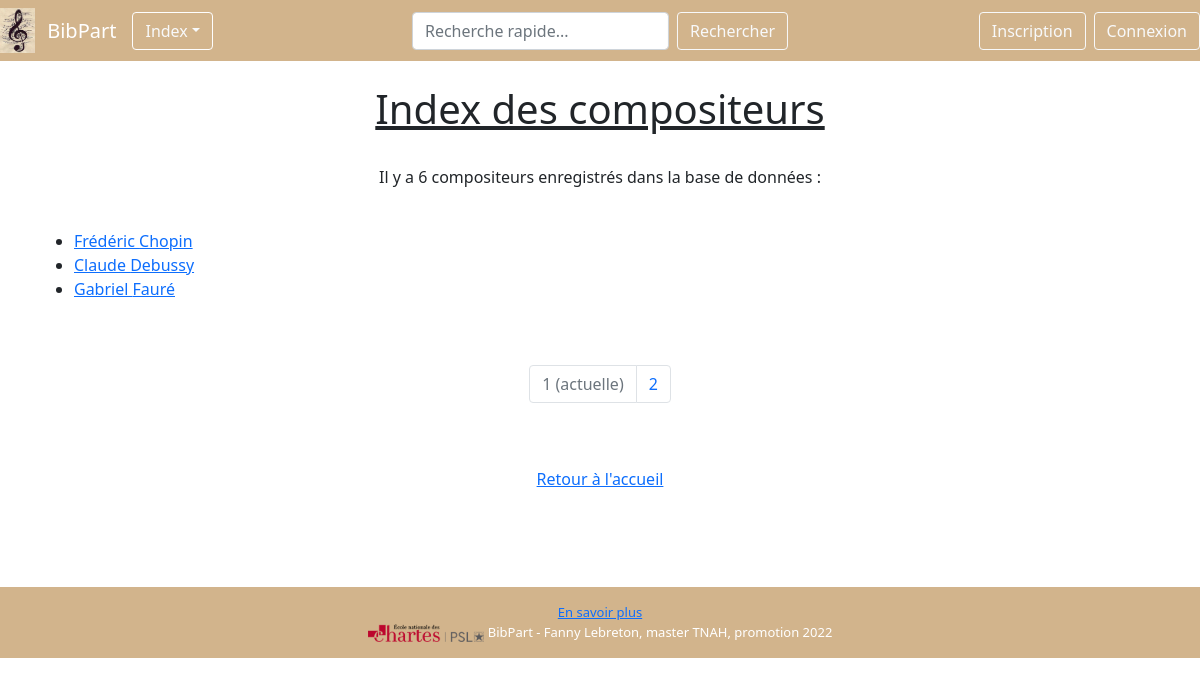
Page /index_compositeurs on the committed database.
### BibPart/modeles/donnees.py (models this page shows, shortened)
class Compositeur(db.Model):
    __tablename__ = "compositeur"
    id_compositeur = db.Column(db.Integer, unique=True, nullable=False, primary_key=True, autoincrement=True)
    nom_compositeur = db.Column(db.Text, nullable=False)
    prenom_compositeur = db.Column(db.Text)
    annee_naissance_compositeur = db.Column(db.Text)
    annee_mort_compositeur = db.Column(db.Text)
    biographie_compositeur = db.Column(db.Text)
    url_portrait_compositeur = db.Column(db.Text)
    oeuvres = db.relationship("Oeuvre", back_populates="compositeurs")
    authorships = db.relationship("Authorship", back_populates="compositeur")

### BibPart/routes.py (the view)
@app.route("/index_compositeurs")
def index_compositeurs():
    allcompositeurs = Compositeur.query.all()
    if len(allcompositeurs) == 0:
        return render_template("pages/index_oeuvres.html", var_groupe_partitions=allcompositeurs)
    else:
        page = request.args.get("page", 1)
        if isinstance(page, str) and page.isdigit():
            page = int(page)
        else:
            page = 1
    allcompositeurs = Compositeur.query.order_by(Compositeur.nom_compositeur).paginate(page=page,
                                                                                       per_page=RESULTATS_PAR_PAGE)
    return render_template("pages/index_compositeurs.html", nom="BibPart", var_groupe_compositeurs=allcompositeurs)

### BibPart/templates/pages/index_compositeurs.html (shortened to what this page needs)
{% extends "conteneur.html" %}
{% block corps %}
{% if var_groupe_compositeurs %}
<h1 class="titre-index-notice">Index des compositeurs</h1>
<br/>
<p class="text-center">Il y a {{var_groupe_compositeurs.total}} compositeurs enregistrés dans la base de données :</p>
<br/>
<ul>
    {% for b_c in var_groupe_compositeurs.items %}
    <li><a href="{{url_for('notice_compositeur', id_compositeur=b_c.id_compositeur)}}">{{b_c.prenom_compositeur}}
        {{b_c.nom_compositeur}}</a></li>
    {% endfor %}
</ul>
<br/>
<br/>
<nav aria-label="Page navigation example">
    <ul class="pagination justify-content-center">
        {% for page in var_groupe_compositeurs.iter_pages() %}
        {% if page %}
        {% if page != var_groupe_compositeurs.page %}
        <li class="page-item">
            <a class="page-link" href="{{ url_for('index_compositeurs', page=page) }}">{{page}}</a>
        </li>
        {% else %}
        <li class="page-item active disabled">
            <a class="page-link">{{page}} <span>(actuelle)</span></a>
        </li>
        {% endif %}
        {% else %}
        <li class="page-item disabled">
            <a class="page-link">...</a>
        </li>
        {% endif %}
        {% endfor %}
    </ul>
</nav>
{% else %}
<div class="alert alert-danger" role="alert">
    <p class="text-center text-danger">La base de données est en cours de constitution...</p>
    <p class="text-center">Nous vous prions de bien vouloir nous excuser.</p>
</div>
{% endif %}
<br/>
<br/>
<div class="text-center"><a href="{{url_for('accueil')}}">Retour à l'accueil</a></div>
{% endblock %}

### rows in the picture
Compositeur: prenom_compositeur "Frédéric", nom_compositeur "Chopin"
Compositeur: prenom_compositeur "Claude", nom_compositeur "Debussy"
Compositeur: prenom_compositeur "Gabriel", nom_compositeur "Fauré"

### other values in the picture
{{ var_groupe_compositeurs.total }} "6"
{{ page }} "1"
{{ page }} "2"
